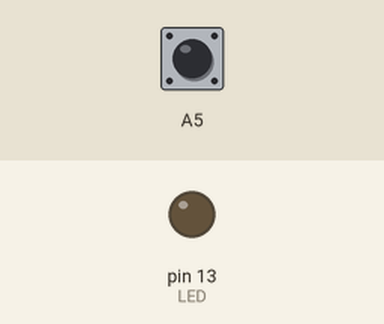
Bench run of a sketch on a simulated Arduino Uno, built with avr-gcc and run on an emulated ATmega328P. On the bench: output pins drawn as LEDs (lit = HIGH). Inputs (shaded band) come from the test bench; at power-on: A5 HIGH. What the sketch prints to the serial monitor is not drawn.

Above: at 1.8 s.
1.9 s: A5 pulled LOW for 0.65 s
At 2.5 s:
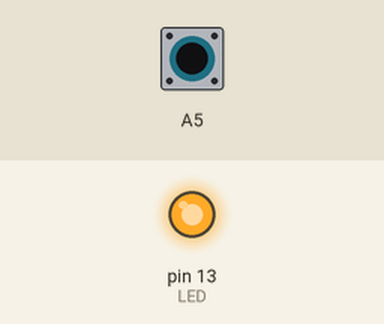
4.2 s: A5 pulled LOW for 3.2 s
At 8.9 s:
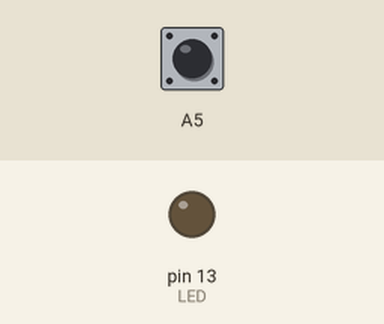
Timing chart, 0 to 10.4 s (numbered marks = the images above; inputs shaded):
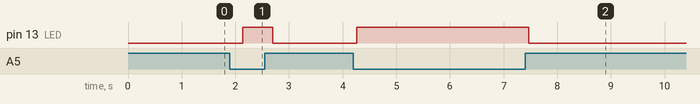

Measured:
- after the input at 1.9 s, pin 13 (LED): LOW → HIGH after 0.24 s, → LOW 0.56 s later
- after the input at 4.2 s, pin 13 (LED): LOW → HIGH after 0.06 s, → LOW 3.2 s later

The sketch:

kill_switchTX.ino
```cpp
#include <Kill_Switch.h>

#define LED 13
#define Mx 10000
char command;


void setup() {
    Serial.begin(9600);

    delay(10);
    Serial.println("Ready, Steady, Go");
    delay(10);

    pinMode(LED, OUTPUT);
    pinMode(A5, INPUT);
    digitalWrite(A5,HIGH);
}

/**
 * @brief Main loop of the program
 * @details In this function, we get messages from serial port and
 * execute them accordingly.
 */
 int val = 0;
void loop() {
    if(digitalRead(A5) == LOW){
      for(int i = 0; i < 100; i++){}
      if(digitalRead(A5) == LOW){
        digitalWrite(LED, HIGH);
        sendPacket('K');
      }
    }
    else{
      sendPacket('G');
      digitalWrite(LED,LOW);
    }
    delay(500);

    /*if(digitalRead(4) == LOW){
      for(int i = 0; i < 100; i++){}
      if(digitalRead(4) == LOW)
        digitalWrite(LED,HIGH);
    }
    else
      digitalWrite(LED,LOW);*/


}
```
